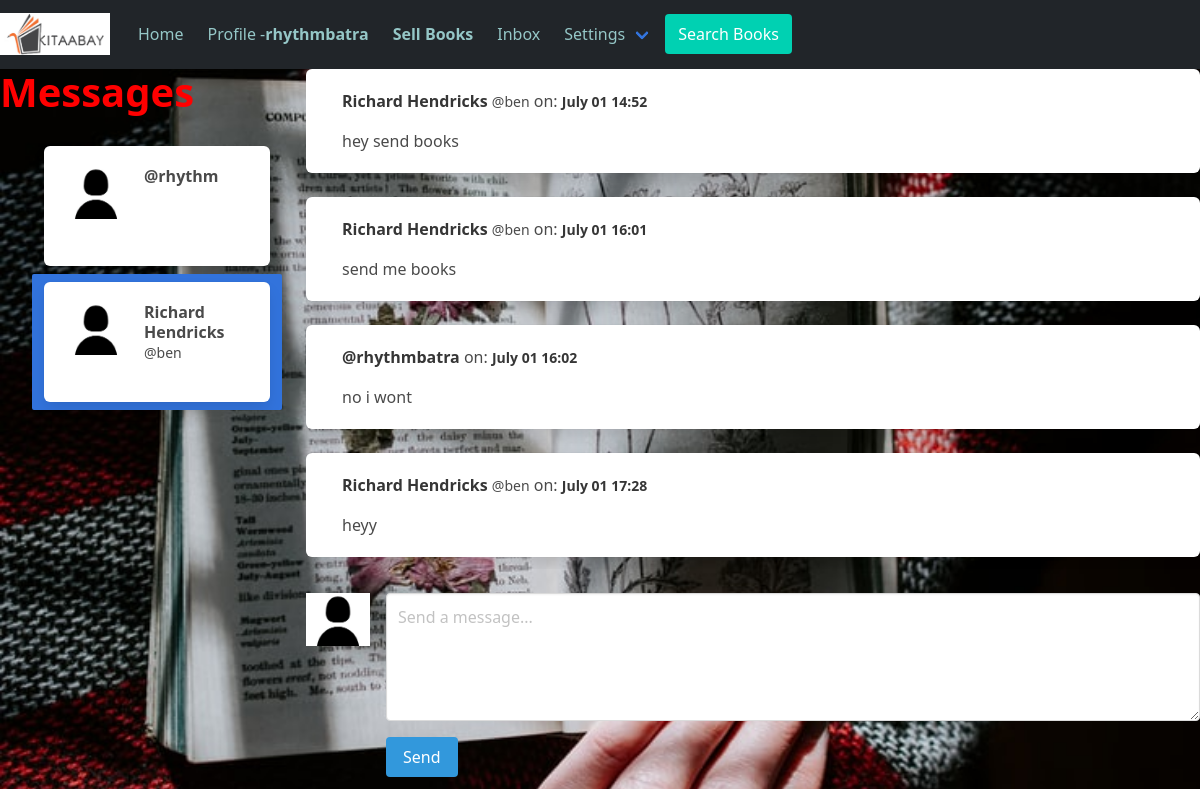
The page /direct/directs/ben (signed in) on the database its author committed.
### authy/models.py (models this page shows, shortened)
class Profile(models.Model):
	user = models.OneToOneField(User, on_delete=models.CASCADE, related_name='profile')
	first_name = models.CharField(max_length=50, null=True, blank=True)
	last_name = models.CharField(max_length=50, null=True, blank=True)
	profile_info = models.TextField(max_length=1500, null=True, blank=True)
	created = models.DateField(auto_now_add=True)
	favorites = models.ManyToManyField(Post)
	'''
	def save(self, *args, **kwargs):
		super().save(*args, **kwargs)
		SIZE = 250, 250

		if self.picture:
			pic = Image.open(self.picture.path)
			pic = pic.convert('RGB')
			pic.thumbnail(SIZE, Image.LANCZOS)
			pic.save(self.picture.path)
	'''

### direct/models.py (models this page shows, shortened)
class Message(models.Model):
	user = models.ForeignKey(User, on_delete=models.CASCADE, related_name='user')
	sender = models.ForeignKey(User, on_delete=models.CASCADE, related_name='from_user')
	recipient = models.ForeignKey(User, on_delete=models.CASCADE, related_name='to_user')
	body = models.TextField(max_length=1000, blank=True, null=True)
	date = models.DateTimeField(auto_now_add=True)
	is_read = models.BooleanField(default=False)
	def get_messages(user):
		messages = Message.objects.filter(user=user).values('recipient').annotate(last=Max('date')).order_by('-last')
		users = []
		for message in messages:
			users.append({
				'user': User.objects.get(pk=message['recipient']),
				'last': message['last'],
				'unread': Message.objects.filter(user=user, recipient__pk=message['recipient'], is_read=False).count()
				})
		return users

### direct/views.py (the view)
# urls.py: path('directs/<username>', Directs, name='directs'),
@login_required
def Directs(request, username):
	user = request.user
	messages = Message.get_messages(user=user)
	active_direct = username
	directs = Message.objects.filter(user=user, recipient__username=username)
	directs.update(is_read=True)
	for message in messages:
		if message['user'].username == username:
			message['unread'] = 0
	context = {
		'directs': directs,
		'messages': messages,
		'active_direct':active_direct,
	}
	template = loader.get_template('direct/direct.html')
	return HttpResponse(template.render(context, request))

### bookstore/templates/direct/direct.html (shortened to what this page needs)
{% extends 'base.html' %}
{% load static %}
{% block content %}
<body class="imge" style="background-image: url('{% static "img/book8.jpg"%}')";>
  <div class="columns is-mobile">
  <div class="column is-one-quarter">
  <aside class="menu">
    <h1 class="title is-2" style="color:red">
    Messages
    </h1>
  <ul style="overflow-y: scroll; height: 500px" class="menu-list">
{% for message in messages %}
<a class="{% if active_direct == message.user.username %}is-active{% endif %}" href="{% url 'directs' message.user.username %}">
<div class="box">
  <article class="media">
    <div class="media-left">
      <figure class="image is-64x64">
            <img src="{% static 'img/Profile.jpg' %}" alt="Placeholder image">
      </figure>
    </div>
    <div class="media-content">
      <div class="content">
        <p>
          {% if message.user.profile.first_name and message.user.profile.last_name %}
          <strong>{{ message.user.profile.first_name }} {{ message.user.profile.last_name }}</strong> <small>@{{ message.user.username }}</small>
          {% else %}
          <strong>@{{ message.user.username }}</strong>
          {% endif %}
        </p>
      </div>
    </div>
  </article>
</div>
</a>
{% endfor %}
  </ul>
  </aside>
<br>
</div>
<div class="column">
<div style="overflow-y: scroll; height: 500px">
{% for direct in directs %}
{% if direct.body %}
<div class="box">
  <article class="media">
    <div class="media-content">
      <div class="content">
        <p>
          {% if direct.sender.profile.first_name and direct.sender.profile.last_name %}
          <strong>{{ direct.sender.profile.first_name }} {{ direct.sender.profile.last_name }}</strong> <small>@{{ direct.sender.username }}</small> on: <strong><small>{{ direct.date|date:'N d G:i'}}</small></strong>
          {% else %}
          <strong>@{{ direct.sender.username }}</strong> on: <strong><small>{{ direct.date|date:'N d G:i'}}</small></strong>
          {% endif %}
        </p>
        {{ direct.body }}
      </div>
    </div>
  </article>
</div>
{% endif %}
{% endfor %}
</div>
<br>
<form role="form" method="POST" action="{% url 'send_direct' %}">
<article class="media">
  <figure class="media-left">
    <p class="image is-64x64">
      <img src="{% static 'img/Profile.jpg' %}">
    </p>
  </figure>
  <div class="media-content">
    <div class="field">
      <p class="control">
        <textarea class="textarea" name="body" placeholder="Send a message..."></textarea>
      </p>
    </div>
    <nav class="level">
      <div class="level-left">
        <div class="level-item">
          <button type="submit" name="action" class="button is-info">Send</buttom>
        </div>
      </div>
    </nav>
  </div>
</article>
</form>
</div>
</div>
{% endblock %}

### bookstore/templates/base.html (shortened to what this page needs)
{% load static %}
<!doctype html>
<html lang="en">
  <head>
    <link rel="stylesheet" href="{% static 'css/bulma.min.css' %}">
    <link href="https://cdn.jsdelivr.net/npm/bootstrap@5.0.2/dist/css/bootstrap.min.css" rel="stylesheet">
    <link rel="stylesheet" type="text/css" href="{% static 'css/hotel.css' %}">
  </head>
  <body>
  	<nav class="navbar navbar-expand-lg navbar-dark bg-dark" style="border-bottom: 1px solid;">
	    <a class="navbar-brand" href="{% url 'home' %}"><img src="{% static 'img/kitaabay2.jpg' %}" width="110" height="110"></a>
	    <div class="collapse navbar-collapse" id="navbarSupportedContent">
	      <ul class="navbar-nav me-auto mb-2 mb-lg-0">
	        <li>
            <a href="{% url 'home' %}" class="navbar-item" style="color: rgb(149, 199, 199);">
              Home
            </a>
          </li>
          {% if user.is_authenticated %}
          <li>
            <a href="{% url 'profile' request.user %}" class="navbar-item" style="color: rgb(149, 199, 199);">
              Profile - <strong>{{ request.user }}</strong>
            </a>
          </li>
          {% else %}
          <li>
          <a href="{% url 'login' %}" class="navbar-item" style="color: rgb(149, 199, 199);">
            <strong>Login/Sign Up</strong></a>
          </li>
          {% endif %}
          <li>
            <a href="{% url 'newpost' %}" class="navbar-item" style="color: rgb(149, 199, 199);">
              <strong>Sell Books</strong>
            </a>
          </li>
          <li>
            <a href="{% url 'inbox' %}" class="navbar-item"  style="color: rgb(149, 199, 199);">
              Inbox
            </a>
          </li>
          <div class="navbar-item has-dropdown is-hoverable" style="color: rgb(149, 199, 199);">
            <a class="navbar-link" style="color: rgb(149, 199, 199);">
              Settings
            </a>
        </div>
        <a href="{% url 'explorebooks' %}" class="button is-primary navbar-item">Search Books</a>
	    </div>
	</nav>
      {% block content %}
      {% endblock %}
  </body>
</html>

### bookstore/static/css/hotel.css (style rules this page uses)
.imge { background-image: url(../img/book7.jpg); min-height: 730px; background-position: center; background-size: cover; background-repeat: no-repeat; }

### bookstore/templates/base.html (style rules this page uses)
body a { text-decoration: none; }

### rows shown on the page
Message: sender.profile.first_name "Richard", sender.profile.last_name "Hendricks", sender.username "ben", date "July 01 14:52", body "hey send books"
Message: sender.profile.first_name "Richard", sender.profile.last_name "Hendricks", sender.username "ben", date "July 01 16:01", body "send me books"
Message: sender.username "rhythmbatra", date "July 01 16:02", body "no i wont"
Message: sender.profile.first_name "Richard", sender.profile.last_name "Hendricks", sender.username "ben", date "July 01 17:28", body "heyy"

### other values the page prints
{{ request.user }} "rhythmbatra"
{{ message.user.username }} "rhythm"
{{ message.user.profile.first_name }} "Richard"
{{ message.user.profile.last_name }} "Hendricks"
{{ message.user.username }} "ben"
